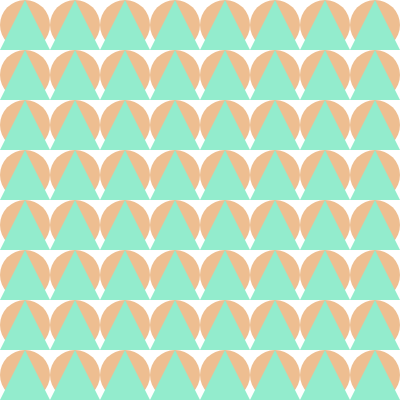
Frame 1 (no input)
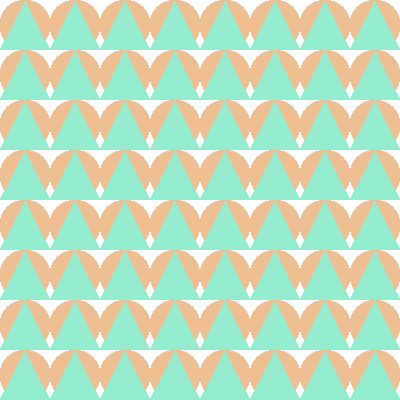
Frame 60 (no input)
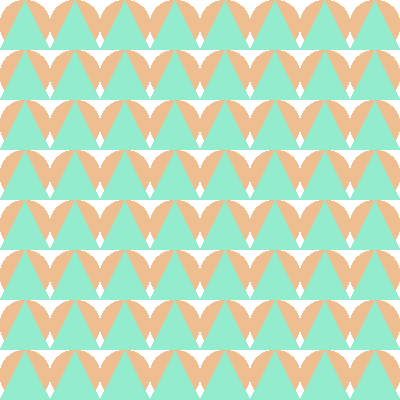
Frame 120 (the mouse pressed at the canvas centre since frame 60)

The p5.js sketch that drew these frames (run headless with seeded random() and noise() and a simulated clock; from frame 60 on, the mouse is pressed at the canvas centre):

// p5.js sketch
// ── sketch.js
// DM2008 — Activity 3b
// One Function Wonder (30 min)
//
// Write a function that draws a shape or group of shapes.
// It should take at least one parameter — try x, y, size, or color.
// Call it several times with different values to create variation.
//
// Ideas: a simple face, a flower, a house, an icon.
// Example: myShape(100, 200, 50); myShape(300, 200, 80);
//
// Stretch: call your function inside a for loop to create a repeating pattern.
let cirsize = 50;
let trisize = 50;
let circolor = '#eebe91'
let tricolor = '#93eccd'
let bgcolor = '#f2e8e8'

function setup() {
  createCanvas(400, 400);
}

function draw() 
{
  noStroke();

  if (keyIsPressed == true && key == '1')
    {
      drawtrimatrix(tricolor, trisize);
      drawcirmatrix(circolor, cirsize);
    }else{
      drawcirmatrix(circolor, cirsize);
      drawtrimatrix(tricolor, trisize);
    }

  
  if (keyIsPressed == true && key == 't')
  {
    background(tricolor)
  }

  if (keyIsPressed == true && key == 'c')
    {
      background(circolor)
    }
  

}

function drawcirmatrix(color, size)
{
  fill(color);
  noStroke();
    
  for (let x = 0; x < width; x += size)
      {
        for (let y = 0; y < height; y += size)
        {
          ellipse(x + size / 2, y + size / 2, size);
        }
        
      }
    
}

function drawtrimatrix(color, size)
{
  fill(color);
  noStroke();

  for (let x = 0; x < width; x += size) 
  {
    for (let y = 0; y < height; y += size) 
    {
      triangle(x, y + size, x + size / 2, y, x + size, y + size);
    }
  }
}
